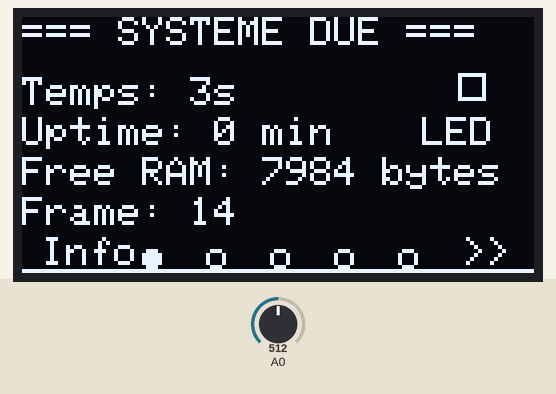
This sketch was run on a simulated Arduino Uno, built with avr-gcc and run on an emulated ATmega328P. Parts: 128×64 one-colour display. The inputs (shaded band) are chosen by the test bench; at power-on: A0 = 512. Random numbers use the default seed unless the sketch sets one; what the sketch prints to the serial monitor is not drawn.

Above: at 3.25 s.
3.3 s: A0 set to 716
At 3.6 s:
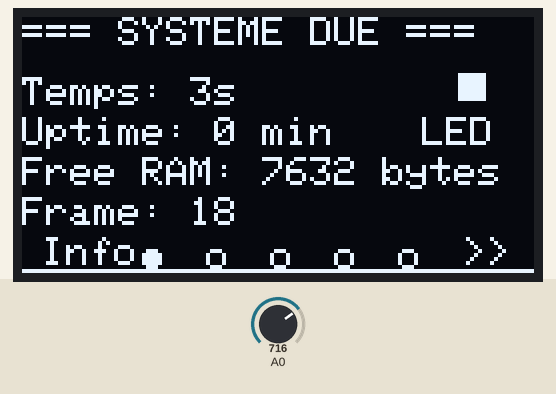
5.0 s: A0 set to 900
At 6.6 s:
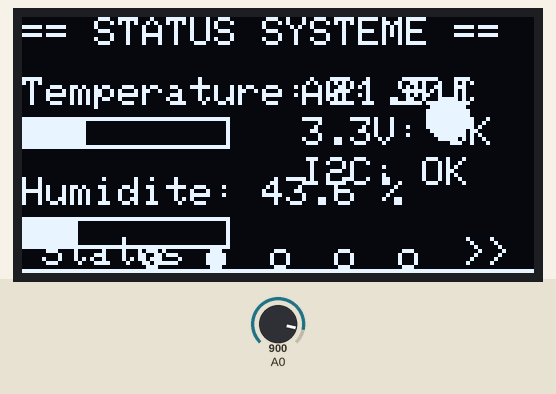
8.0 s: A0 set to 0
At 11.3 s:
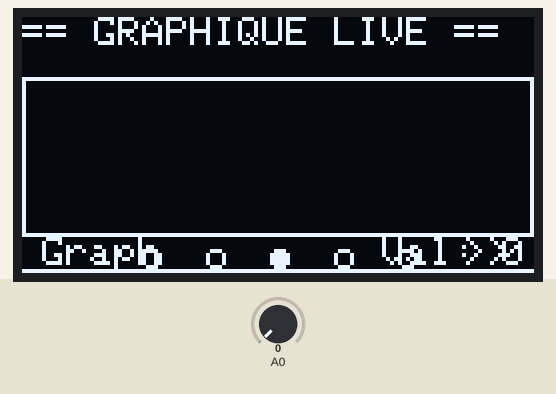

Measured:
- what the display in image 2 shows lasts 0.9 s, from 5.9 s to 6.8 s

The sketch:

oled_test_esp8266.ino
```cpp
#include <Wire.h>
#include <Adafruit_GFX.h>
#include <Adafruit_SSD1306.h>

// Configuration OLED
#define SCREEN_WIDTH 128
#define SCREEN_HEIGHT 64
#define OLED_RESET -1
#define OLED_ADDRESS 0x3C

Adafruit_SSD1306 display(SCREEN_WIDTH, SCREEN_HEIGHT, &Wire, OLED_RESET);

// Variables pour animations
unsigned long previousMillis = 0;
const long interval = 1000;
int screenIndex = 0;
int frameCount = 0;
float temperature = 0;
float humidity = 0;
int analogValue = 0;
int xPos = 0;
int direction = 1;

// Dessin d'un logo Arduino
const unsigned char arduinoLogo [] PROGMEM = {
  0x00, 0x00, 0x00, 0x00, 0x00, 0x00, 0x00, 0x00, 0x00, 0x00, 0x00, 0x00, 0x00, 0x00, 0x00, 0x00,
  0x00, 0x00, 0x00, 0x00, 0x00, 0x00, 0x00, 0x00, 0x00, 0x00, 0x00, 0x00, 0x00, 0x00, 0x00, 0x00,
  0x00, 0x00, 0x00, 0x00, 0x00, 0x00, 0x00, 0x00, 0x00, 0x00, 0x00, 0x00, 0x00, 0x00, 0x00, 0x00,
  0x00, 0x00, 0x00, 0x00, 0x00, 0x00, 0x00, 0x00, 0x00, 0x00, 0x00, 0x00, 0x00, 0x00, 0x00, 0x00,
  0x00, 0x00, 0x00, 0x00, 0x00, 0x00, 0x00, 0x00, 0x00, 0x00, 0x00, 0x00, 0x00, 0x00, 0x00, 0x00,
  0x00, 0x00, 0x00, 0x00, 0x00, 0x00, 0x00, 0x00, 0x00, 0x00, 0x00, 0x00, 0x00, 0x00, 0x00, 0x00,
  0x00, 0x00, 0x00, 0x00, 0x00, 0x00, 0x00, 0x00, 0x00, 0x00, 0x00, 0x00, 0x00, 0x00, 0x00, 0x00,
  0x00, 0x00, 0x00, 0x00, 0x00, 0x00, 0x00, 0x00, 0x00, 0x00, 0x00, 0x00, 0x00, 0x00, 0x00, 0x00,
  0x00, 0x00, 0x00, 0x00, 0x00, 0x00, 0x00, 0x00, 0x00, 0x00, 0x00, 0x00, 0x00, 0x00, 0x00, 0x00,
  0x00, 0x00, 0x00, 0x00, 0x00, 0x00, 0x00, 0x00, 0x00, 0x00, 0x00, 0x00, 0x00, 0x00, 0x00, 0x00,
  0x00, 0x00, 0x00, 0x00, 0x00, 0x00, 0x00, 0x00, 0x00, 0x00, 0x00, 0x00, 0x00, 0x00, 0x00, 0x00,
  0x00, 0x00, 0x00, 0x00, 0x00, 0x00, 0x00, 0x00, 0x00, 0x00, 0x00, 0x00, 0x00, 0x00, 0x00, 0x00,
  0x00, 0x00, 0x00, 0x00, 0x00, 0x00, 0x00, 0x00, 0x00, 0x00, 0x00, 0x00, 0x00, 0x00, 0x00, 0x00,
  0x00, 0x00, 0x00, 0x00, 0x00, 0x00, 0x00, 0x00, 0x00, 0x00, 0x00, 0x00, 0x00, 0x00, 0x00, 0x00,
  0x00, 0x00, 0x00, 0x00, 0x00, 0x00, 0x00, 0x00, 0x00, 0x00, 0x00, 0x00, 0x00, 0x00, 0x00, 0x00,
  0x00, 0x00, 0x00, 0x00, 0x00, 0x00, 0x00, 0x00, 0x00, 0x00, 0x00, 0x00, 0x00, 0x00, 0x00, 0x00
};

void setup() {
  Serial.begin(115200);
  Serial.println("Test OLED Arduino DUE - Version Amelioree");

  // Initialisation OLED
  if(!display.begin(SSD1306_SWITCHCAPVCC, OLED_ADDRESS)) {
    Serial.println(F("ERREUR: OLED non detecte!"));
    Serial.println(F("Verifiez le cablage:"));
    Serial.println(F("VCC -> 3.3V"));
    Serial.println(F("GND -> GND"));
    Serial.println(F("SDA -> Pin 20"));
    Serial.println(F("SCL -> Pin 21"));
    while(1);
  }

  Serial.println("OLED initialise avec succes!");

  // Afficher écran de démarrage
  display.clearDisplay();
  display.setTextSize(2);
  display.setTextColor(SSD1306_WHITE);
  display.setCursor(10, 10);
  display.println("ARDUINO");
  display.setCursor(30, 30);
  display.println("DUE");
  display.setTextSize(1);
  display.setCursor(20, 50);
  display.println("OLED Test 128x64");
  display.display();
  delay(2000);

  // Générer des données simulées
  randomSeed(analogRead(0));
  temperature = 22.5 + random(-10, 10)/10.0;
  humidity = 45.0 + random(-20, 20)/10.0;
}

void loop() {
  unsigned long currentMillis = millis();

  // Changement d'écran toutes les 5 secondes
  if (currentMillis - previousMillis >= 5000) {
    previousMillis = currentMillis;
    screenIndex = (screenIndex + 1) % 5;
    frameCount = 0;
  }

  // Mettre à jour les données simulées
  frameCount++;
  if (frameCount % 10 == 0) {
    temperature += random(-10, 10)/10.0;
    temperature = constrain(temperature, 15.0, 35.0);
    humidity += random(-20, 20)/10.0;
    humidity = constrain(humidity, 30.0, 80.0);
    analogValue = analogRead(A0);
  }

  // Affichage selon l'écran sélectionné
  switch(screenIndex) {
    case 0:
      displayScreenInfo();
      break;
    case 1:
      displaySystemStatus();
      break;
    case 2:
      displayGraph();
      break;
    case 3:
      displayAnimation();
      break;
    case 4:
      displayDiagnostic();
      break;
  }

  // Afficher indicateur de page en bas
  displayPageIndicator();

  // Rafraîchir l'affichage
  display.display();
  delay(50);
}

// Écran 1: Informations système
void displayScreenInfo() {
  display.clearDisplay();
  display.setTextSize(1);

  // Titre
  display.setTextColor(SSD1306_WHITE);
  display.setCursor(0, 0);
  display.println("=== SYSTEME DUE ===");

  // Informations
  display.setCursor(0, 15);
  display.print("Temps: ");
  display.print(millis() / 1000);
  display.println("s");

  display.setCursor(0, 25);
  display.print("Uptime: ");
  display.print(millis() / 60000);
  display.println(" min");

  display.setCursor(0, 35);
  display.print("Free RAM: ");
  display.print(freeMemory());
  display.println(" bytes");

  display.setCursor(0, 45);
  display.print("Frame: ");
  display.print(frameCount);

  // LED clignotante simulée
  int ledState = (millis() / 500) % 2;
  display.fillRect(110, 15, 5, 5, ledState ? SSD1306_WHITE : SSD1306_BLACK);
  display.drawRect(109, 14, 7, 7, SSD1306_WHITE);
  display.setCursor(100, 25);
  display.println("LED");
}

// Écran 2: Status avec données simulées
void displaySystemStatus() {
  display.clearDisplay();

  // En-tête
  display.setTextSize(1);
  display.setCursor(0, 0);
  display.println("== STATUS SYSTEME ==");

  // Température
  display.setCursor(0, 15);
  display.print("Temperature: ");
  display.print(temperature, 1);
  display.println(" C");

  // Barre de température
  int tempBar = map((int)temperature, 15, 35, 0, 50);
  display.drawRect(0, 25, 52, 8, SSD1306_WHITE);
  display.fillRect(1, 26, tempBar, 6, SSD1306_WHITE);

  // Humidité
  display.setCursor(0, 40);
  display.print("Humidite: ");
  display.print(humidity, 1);
  display.println(" %");

  // Barre d'humidité
  int humBar = map((int)humidity, 30, 80, 0, 50);
  display.drawRect(0, 50, 52, 8, SSD1306_WHITE);
  display.fillRect(1, 51, humBar, 6, SSD1306_WHITE);

  // Valeurs numériques à droite
  display.setCursor(70, 15);
  display.print("A0: ");
  display.println(analogValue);

  display.setCursor(70, 25);
  display.print("3.3V: OK");

  display.setCursor(70, 35);
  display.print("I2C: OK");

  // Icône thermomètre
  display.drawRect(105, 15, 3, 10, SSD1306_WHITE);
  display.fillRect(105, 15, 3, map((int)temperature, 15, 35, 10, 0), SSD1306_BLACK);
  display.fillCircle(106, 25, 5, SSD1306_WHITE);
}

// Écran 3: Graphique animé
void displayGraph() {
  static int graphData[100];
  static int dataIndex = 0;

  display.clearDisplay();

  // Titre
  display.setTextSize(1);
  display.setCursor(0, 0);
  display.println("== GRAPHIQUE LIVE ==");

  // Générer nouvelle donnée
  graphData[dataIndex] = map(analogRead(A0), 0, 1023, 0, 40);
  dataIndex = (dataIndex + 1) % 100;

  // Dessiner le graphique
  display.drawRect(0, 15, 128, 40, SSD1306_WHITE);

  for(int i = 0; i < 99; i++) {
    int x1 = map(i, 0, 99, 1, 127);
    int x2 = map(i+1, 0, 99, 1, 127);
    int y1 = 54 - graphData[(dataIndex + i) % 100];
    int y2 = 54 - graphData[(dataIndex + i + 1) % 100];

    display.drawLine(x1, y1, x2, y2, SSD1306_WHITE);
  }

  // Afficher valeur actuelle
  display.setCursor(90, 55);
  display.print("Val: ");
  display.print(graphData[(dataIndex + 99) % 100]);
}

// Écran 4: Animation
void displayAnimation() {
  display.clearDisplay();

  // Titre
  display.setTextSize(1);
  display.setCursor(30, 0);
  display.println("ANIMATION");

  // Balle qui rebondit
  static int ballX = 64;
  static int ballY = 32;
  static int ballSpeedX = 2;
  static int ballSpeedY = 1;

  // Mettre à jour position
  ballX += ballSpeedX;
  ballY += ballSpeedY;

  // Rebonds sur les bords
  if(ballX <= 3 || ballX >= 124) ballSpeedX = -ballSpeedX;
  if(ballY <= 10 || ballY >= 58) ballSpeedY = -ballSpeedY;

  // Dessiner la balle
  display.fillCircle(ballX, ballY, 3, SSD1306_WHITE);

  // Dessiner le cadre
  display.drawRect(2, 10, 124, 48, SSD1306_WHITE);

  // Informations animation
  display.setCursor(0, 55);
  display.print("X:");
  display.print(ballX);
  display.print(" Y:");
  display.print(ballY);
  display.print(" F:");
  display.print(frameCount);
}

// Écran 5: Diagnostic
void displayDiagnostic() {
  display.clearDisplay();

  // Titre
  display.setTextSize(1);
  display.setCursor(20, 0);
  display.println("DIAGNOSTIC DUE");

  // Informations techniques
  display.setCursor(0, 15);
  display.println("Carte: Arduino DUE");
  display.setCursor(0, 25);
  display.println("CPU: SAM3X8E ARM");
  display.setCursor(0, 35);
  display.println("Freq: 84 MHz");
  display.setCursor(0, 45);
  display.println("Tension: 3.3V");

  // Signal de qualité
  int signalStrength = 50 + random(-20, 20);
  display.setCursor(70, 15);
  display.print("Signal: ");
  display.print(signalStrength);
  display.println("%");

  // Barre de signal
  display.drawRect(70, 25, 40, 10, SSD1306_WHITE);
  int bars = map(signalStrength, 0, 100, 0, 8);
  for(int i = 0; i < bars; i++) {
    display.fillRect(72 + i*4, 27 + (7-i), 2, i+1, SSD1306_WHITE);
  }

  // QR code simulé (carré)
  display.drawRect(85, 40, 20, 20, SSD1306_WHITE);
  display.fillRect(88, 43, 4, 4, SSD1306_WHITE);
  display.fillRect(98, 43, 4, 4, SSD1306_WHITE);
  display.fillRect(88, 53, 4, 4, SSD1306_WHITE);
}

// Indicateur de page en bas
void displayPageIndicator() {
  // Ligne de séparation
  display.drawLine(0, 63, 127, 63, SSD1306_WHITE);

  // Points indicateurs
  for(int i = 0; i < 5; i++) {
    if(i == screenIndex) {
      display.fillCircle(32 + i*16, 60, 2, SSD1306_WHITE);
    } else {
      display.drawCircle(32 + i*16, 60, 2, SSD1306_WHITE);
    }
  }

  // Nom de la page
  const char* pageNames[] = {"Info", "Status", "Graph", "Anim", "Diag"};
  display.setTextSize(1);
  display.setCursor(5, 55);
  display.print(pageNames[screenIndex]);

  // Flèches de navigation
  display.setCursor(110, 55);
  display.print(">>");
}

// Fonction pour obtenir la mémoire libre (simulée pour DUE)
int freeMemory() {
  // Pour DUE, cette fonction n'existe pas par défaut
  // On simule une valeur
  return 8192 - (millis() % 1000);
}
```
